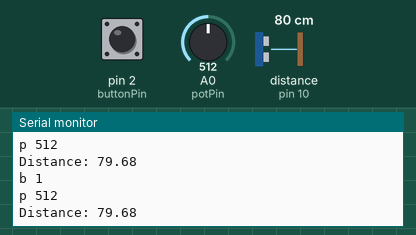
Bench run of a sketch on a simulated Arduino Uno, built with avr-gcc and run on an emulated ATmega328P. Parts: the last lines printed to the serial monitor. Wiring (inferred from the names in the program): ultrasonic range finder: trigger pin 9; echo pin 10. Inputs (shaded band) come from the test bench; at power-on: distance to the obstacle (sensor on pin 10) 80 cm, A0 (potPin) = 512, pin 2 (buttonPin) HIGH. The echo pulse lasts 58.3 µs per cm.

Above: at 1.2 s.
1.3 s: distance to the obstacle (sensor on pin 10) set to 35 cm
At 1.39 s:
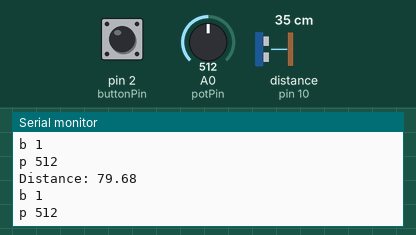
4.3 s: A0 (potPin) set to 1023
At 5.3 s:
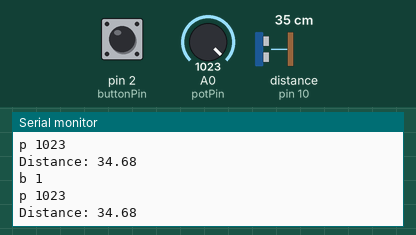
7.3 s: distance to the obstacle (sensor on pin 10) set to 4 cm
At 8.3 s:
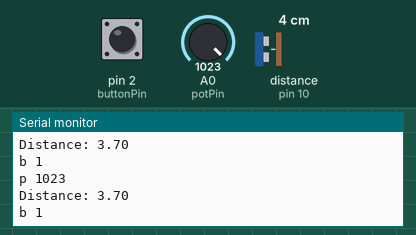
10.3 s: distance to the obstacle (sensor on pin 10) set to 18 cm
At 10.9 s:
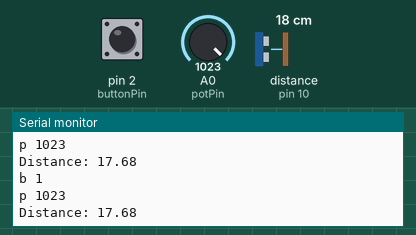
13.3 s: distance to the obstacle (sensor on pin 10) set to 120 cm
At 13.52 s:
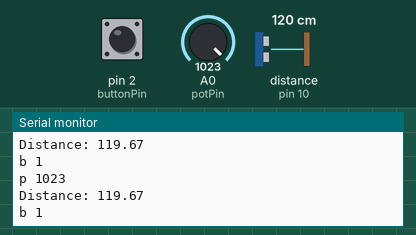
16.3 s: pin 2 (buttonPin) pulled LOW for 0.15 s
Timing chart, 0 to 18.9 s (numbered marks = the images above; inputs shaded):
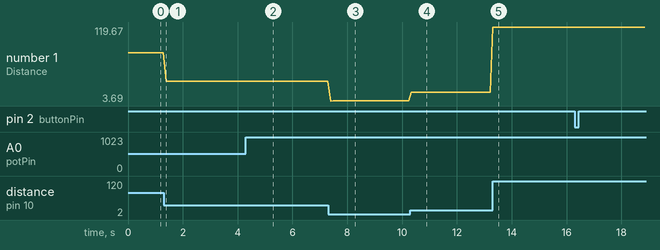

Measured:
- after the input at 4.3 s, the serial monitor: prints a new line after 0.08 s (image 2)
- after the input at 7.3 s, the serial monitor: prints a new line after 0.09 s (image 3)
- after the input at 10.3 s, the serial monitor: prints a new line at once (image 4)
- after the input at 13.3 s, the serial monitor: prints a new line at once (image 5)
- plotted number 1: 79.68 → 34.69 after the input at 1.3 s, 34.69 → 34.68 after the input at 4.3 s, 34.68 → 3.7 after the input at 7.3 s, 3.7 → 17.68 after the input at 10.3 s, 17.68 → 119.67 after the input at 13.3 s

The sketch:

distance1.ino
```cpp
const int trigPin = 9;
const int echoPin = 10;
const int buttonPin = 2;
const int potPin = A0;

float duration, distance;

int buttonState;
int potState = 0;

void setup() {

  pinMode(trigPin, OUTPUT);

  pinMode(echoPin, INPUT);

  pinMode(buttonPin, INPUT_PULLUP);

  Serial.begin(9600);

}

void loop() {

  potState = analogRead(potPin);

  Serial.print("p ");

  Serial.println(potState);

  digitalWrite(trigPin, LOW);

  delayMicroseconds(2);

  digitalWrite(trigPin, HIGH);

  delayMicroseconds(10);

  digitalWrite(trigPin, LOW);

  duration = pulseIn(echoPin, HIGH);

  distance = (duration*.0343)/2;

  Serial.print("Distance: ");

  Serial.println(distance);

  delay(100);

  buttonState = digitalRead(buttonPin);

  Serial.print("b ");
  Serial.println(buttonState);

}
```
